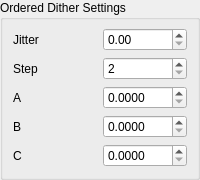
             <widget class="QWidget" name="pageORD_IGR">
              <property name="sizePolicy">
               <sizepolicy hsizetype="Preferred" vsizetype="Minimum">
                <horstretch>0</horstretch>
                <verstretch>0</verstretch>
               </sizepolicy>
              </property>
              <property name="minimumSize">
               <size>
                <width>0</width>
                <height>180</height>
               </size>
              </property>
              <layout class="QGridLayout" name="gridLayout_23">
               <property name="leftMargin">
                <number>0</number>
               </property>
               <property name="topMargin">
                <number>0</number>
               </property>
               <property name="rightMargin">
                <number>0</number>
               </property>
               <property name="bottomMargin">
                <number>0</number>
               </property>
               <property name="spacing">
                <number>0</number>
               </property>
               <item row="0" column="0">
                <widget class="QGroupBox" name="ORD_IGR_groupBox">
                 <property name="title">
                  <string>Ordered Dither Settings</string>
                 </property>
                 <layout class="QGridLayout" name="gridLayout_22">
                  <property name="leftMargin">
                   <number>10</number>
                  </property>
                  <property name="topMargin">
                   <number>8</number>
                  </property>
                  <property name="rightMargin">
                   <number>10</number>
                  </property>
                  <property name="bottomMargin">
                   <number>10</number>
                  </property>
                  <item row="0" column="0">
                   <widget class="QLabel" name="label_37">
                    <property name="text">
                     <string>Jitter</string>
                    </property>
                   </widget>
                  </item>
                  <item row="1" column="0">
                   <widget class="QLabel" name="label_38">
                    <property name="text">
                     <string>Step</string>
                    </property>
                   </widget>
                  </item>
                  <item row="2" column="1">
                   <widget class="QDoubleSpinBox" name="ORD_IGR_a">
                    <property name="toolTip">
                     <string>matrix direction angle A</string>
                    </property>
                    <property name="keyboardTracking">
                     <bool>false</bool>
                    </property>
                    <property name="decimals">
                     <number>4</number>
                    </property>
                    <property name="maximum">
                     <double>100.000000000000000</double>
                    </property>
                    <property name="singleStep">
                     <double>0.100000000000000</double>
                    </property>
                   </widget>
                  </item>
                  <item row="0" column="1">
                   <widget class="QDoubleSpinBox" name="ORD_IGR_jitter">
                    <property name="focusPolicy">
                     <enum>Qt::FocusPolicy::WheelFocus</enum>
                    </property>
                    <property name="toolTip">
                     <string>introduces randomness into the dithering</string>
                    </property>
                    <property name="keyboardTracking">
                     <bool>false</bool>
                    </property>
                    <property name="maximum">
                     <double>1.000000000000000</double>
                    </property>
                    <property name="singleStep">
                     <double>0.010000000000000</double>
                    </property>
                   </widget>
                  </item>
                  <item row="3" column="0">
                   <widget class="QLabel" name="label_39">
                    <property name="text">
                     <string>B</string>
                    </property>
                   </widget>
                  </item>
                  <item row="3" column="1">
                   <widget class="QDoubleSpinBox" name="ORD_IGR_b">
                    <property name="toolTip">
                     <string>matrix direction angle B</string>
                    </property>
                    <property name="keyboardTracking">
                     <bool>false</bool>
                    </property>
                    <property name="decimals">
                     <number>4</number>
                    </property>
                    <property name="maximum">
                     <double>1.000000000000000</double>
                    </property>
                    <property name="singleStep">
                     <double>0.010000000000000</double>
                    </property>
                   </widget>
                  </item>
                  <item row="4" column="0">
                   <widget class="QLabel" name="label_43">
                    <property name="text">
                     <string>C</string>
                    </property>
                   </widget>
                  </item>
                  <item row="4" column="1">
                   <widget class="QDoubleSpinBox" name="ORD_IGR_c">
                    <property name="toolTip">
                     <string>matrix direction angle C</string>
                    </property>
                    <property name="keyboardTracking">
                     <bool>false</bool>
                    </property>
                    <property name="decimals">
                     <number>4</number>
                    </property>
                    <property name="maximum">
                     <double>1.000000000000000</double>
                    </property>
                    <property name="singleStep">
                     <double>0.010000000000000</double>
                    </property>
                   </widget>
                  </item>
                  <item row="1" column="1">
                   <widget class="QSpinBox" name="ORD_IGR_step">
                    <property name="toolTip">
                     <string>width and height of the dither matrix (in pixel)</string>
                    </property>
                    <property name="keyboardTracking">
                     <bool>false</bool>
                    </property>
                    <property name="minimum">
                     <number>2</number>
                    </property>
                    <property name="maximum">
                     <number>100</number>
                    </property>
                   </widget>
                  </item>
                  <item row="2" column="0">
                   <widget class="QLabel" name="label_41">
                    <property name="text">
                     <string>A</string>
                    </property>
                   </widget>
                  </item>
                 </layout>
                </widget>
               </item>
              </layout>
             </widget>
